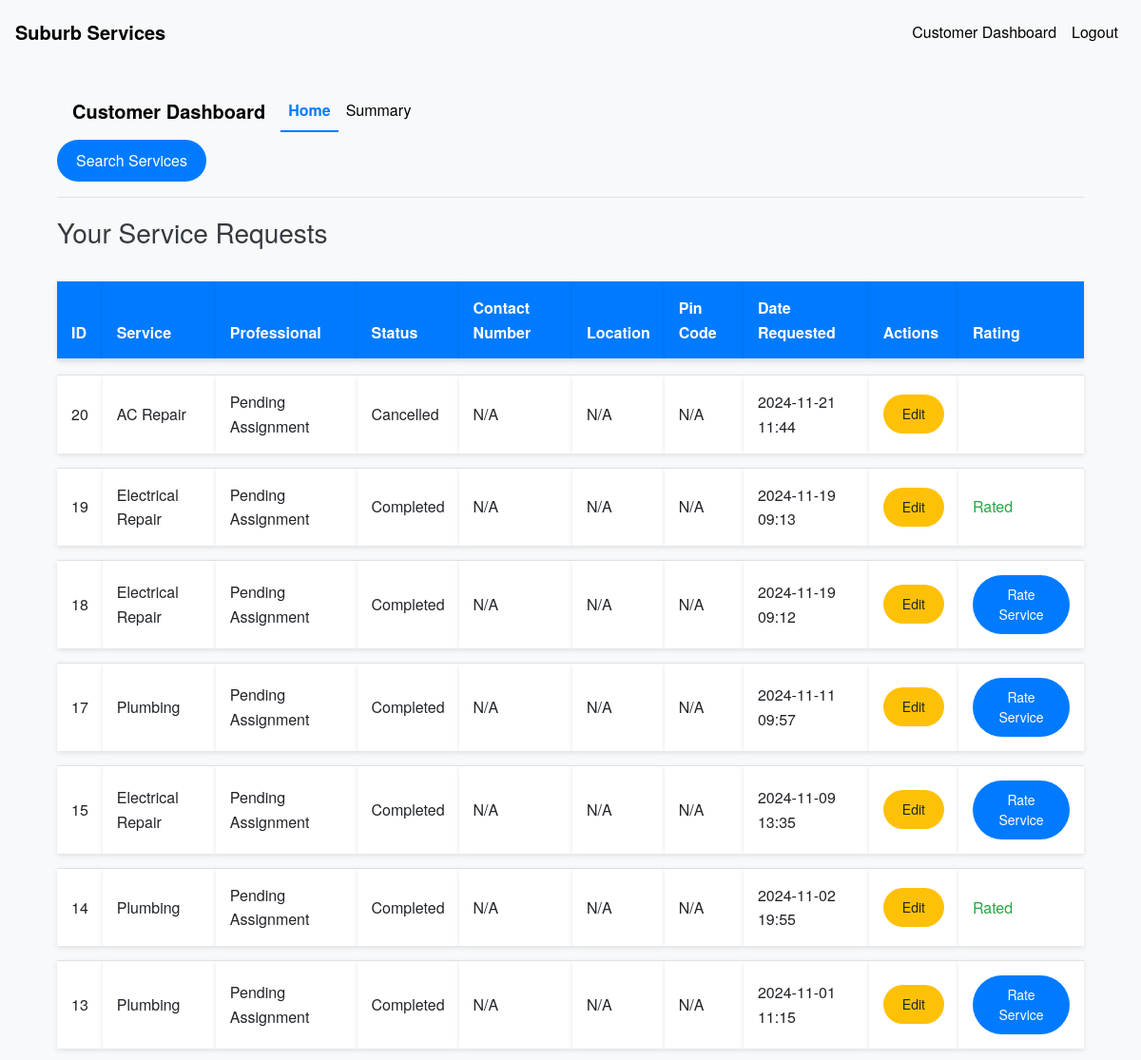
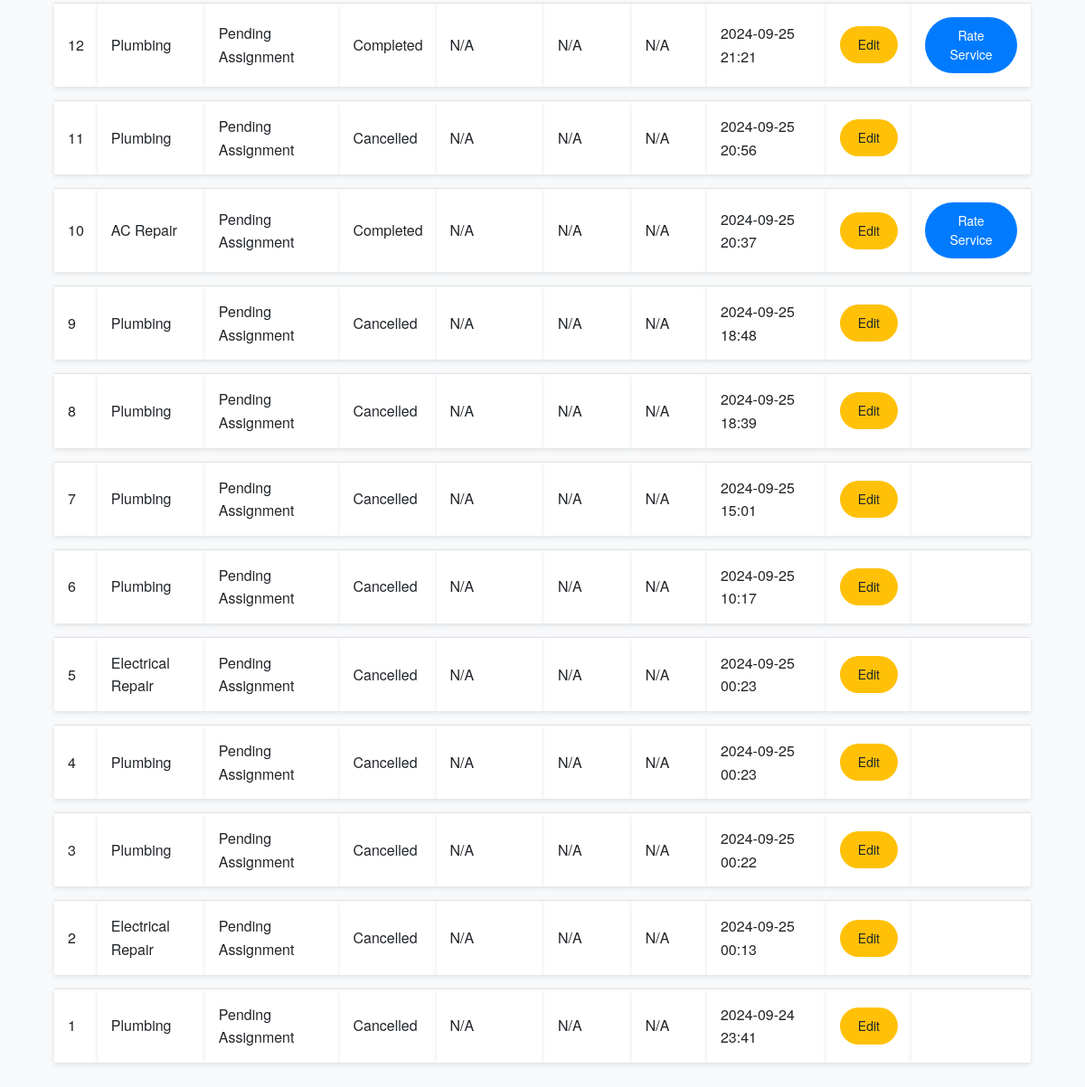
Page /customer/dashboard (signed in) on the earlier database version (2 pictures, top to bottom).
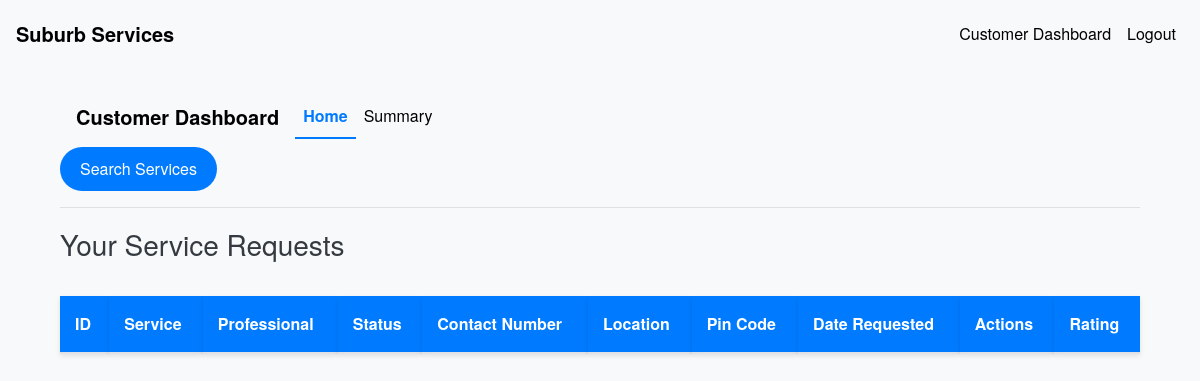
Same page on the later database version.
### models.py (models this page shows, shortened)
class ServiceRequest(db.Model):
    __tablename__ = 'service_requests'
    id = db.Column(db.Integer, primary_key=True)
    service_id = db.Column(db.Integer, db.ForeignKey('services.id'), nullable=False)
    customer_id = db.Column(db.Integer, db.ForeignKey('users.id'), nullable=True)
    professional_id = db.Column(db.Integer, db.ForeignKey('users.id'), nullable=True)
    service_status = db.Column(db.String(20), nullable=False, default='requested')
    service = db.relationship('Service', backref='service_requests')
    date_of_request = db.Column(db.DateTime, default=datetime.utcnow)
    date_of_completion = db.Column(db.DateTime)
    remarks = db.Column(db.Text)
    rating = db.Column(db.Integer)

class Service(db.Model):
    __tablename__ = 'services'
    id = db.Column(db.Integer, nullable =False, primary_key=True)
    name = db.Column(db.String(100), nullable=False)
    base_price = db.Column(db.Float, nullable=False)
    time_required = db.Column(db.Integer, nullable=False)
    description = db.Column(db.Text)

### routes.py (the view)
@app.route('/customer/dashboard')
@login_required
def customer_dashboard():
    if current_user.role != 'customer':
        flash('Access denied.')
        return redirect(url_for('index'))
    service_requests = ServiceRequest.query.filter_by(customer_id=current_user.id).order_by(ServiceRequest.id.desc()).all()
    for request in service_requests:
        if request.professional_id:
            request.professional = User.query.get(request.professional_id)
    return render_template('customer_dashboard.html', service_requests=service_requests)

### app.py (called while the page is built)
@login_manager.user_loader
def load_user(user_id):
    return User.query.get(int(user_id))

### templates/customer_dashboard.html (shortened to what this page needs)
{% extends 'base.html' %}
{% block content %}
<div class="container mt-4">
    <nav class="navbar navbar-expand-lg navbar-light bg-light">
        <a class="navbar-brand" href="{{ url_for('customer_dashboard') }}">Customer Dashboard</a>
        <div class="collapse navbar-collapse" id="navbarNav">
            <ul class="navbar-nav">
                <li class="nav-item {% if request.endpoint == 'customer_dashboard' %}active{% endif %}">
                    <a class="nav-link" href="{{ url_for('customer_dashboard') }}">Home</a>
                </li>
                <li class="nav-item {% if request.endpoint == 'customer_summary' %}active{% endif %}">
                    <a class="nav-link" href="{{ url_for('customer_summary') }}">Summary</a>
                </li>
            </ul>
        </div>
    </nav>
    <p>
        <a href="{{ url_for('search_services') }}" class="btn btn-primary">Search Services</a>
    </p>
    <hr>
    <h3>Your Service Requests</h3>
    <table class="table table-striped">
        <thead>
            <tr>
                <th>ID</th>
                <th>Service</th>
                <th>Professional</th>
                <th>Status</th>
                <th>Contact Number</th>
                <th>Location</th>
                <th>Pin Code</th>
                <th>Date Requested</th>
                <th>Actions</th>
                <th>Rating</th>
            </tr>
        </thead>
        <tbody>
            {% for request in service_requests %}
            <tr>
                <td>{{ request.id }}</td>
                <td>{{ request.service.name }}</td>
                <td>
                    {% if request.professional %}
                    {{ request.professional.username }}
                    {% else %}
                    Pending Assignment
                    {% endif %}
                </td>
                <td>{{ request.service_status.capitalize() }}</td>
                <td>
                    {% if request.professional %}
                        {{ request.professional.contact_number }}
                    {% else %}
                        N/A
                    {% endif %}
                </td>
                <td>
                    {% if request.professional %}
                        {{ request.professional.location }}
                    {% else %}
                        N/A
                    {% endif %}
                </td>
                <td>
                    {% if request.professional %}
                        {{ request.professional.pin_code }}
                    {% else %}
                        N/A
                    {% endif %}
                </td>
                <td>{{ request.date_of_request.strftime('%Y-%m-%d %H:%M') }}</td>
                <td>
                    <button class="btn btn-sm btn-warning" data-toggle="modal" data-target="#editRequestModal{{ request.id }}">Edit</button>
                </td>
                <td>
                    {% if request.service_status == 'completed' %}
                        {% if request.rating %}
                            <span class="text-success">Rated</span>
                        {% else %}
                            <button class="btn btn-primary btn-sm" data-toggle="modal" data-target="#rateModal{{ request.id }}">Rate Service</button>
                        {% endif %}
                    {% endif %}
                </td>
            </tr>
            {% endfor %}
        </tbody>
    </table>
</div>
{% endblock %}

### templates/base.html (shortened to what this page needs)
<!DOCTYPE html>
<html lang="en">
<head>
    <link rel="stylesheet" href="https://stackpath.bootstrapcdn.com/bootstrap/4.5.0/css/bootstrap.min.css">
    <link rel="stylesheet" href="{{ url_for('static', filename='css/styles.css') }}">
</head>
<body>
    <nav class="navbar navbar-expand-lg navbar-light bg-light">
        <a class="navbar-brand" href="{{ url_for('index') }}">Suburb Services</a>
        {% if current_user.is_authenticated %}
        <div class="collapse navbar-collapse" id="navbarNav">
            <ul class="navbar-nav ml-auto">
                {% if current_user.role == 'admin' %}
                <li class="nav-item">
                    <a class="nav-link" href="{{ url_for('admin_dashboard') }}">Admin Dashboard</a>
                </li>
                {% elif current_user.role == 'professional' %}
                <li class="nav-item">
                    <a class="nav-link" href="{{ url_for('professional_dashboard') }}">Professional Dashboard</a>
                </li>
                {% elif current_user.role == 'customer' %}
                <li class="nav-item">
                    <a class="nav-link" href="{{ url_for('customer_dashboard') }}">Customer Dashboard</a>
                </li>
                {% endif %}
                <li class="nav-item">
                    <a class="nav-link" href="{{ url_for('logout') }}">Logout</a>
                </li>
            </ul>
        </div>
        {% endif %}
    </nav>
    <div class="container mt-4">
        {% block content %}{% endblock %}
    </div>
</body>
</html>

### static/css/styles.css (style rules this page uses)
body { padding-top: 5px; font-family: 'Helvetica Neue', Arial, sans-serif; background-color: #f8f9fa; color: #343a40; line-height: 1.6; }
.navbar { background-color: #343a40; }
.navbar-brand { font-weight: bold; color: #000000 !important; }
.nav-link { color: #000000 !important; }
.nav-item.active .nav-link { color: #007bff !important; font-weight: bold; border-bottom: 2px solid #007bff; }
.table { margin-top: 20px; border-collapse: separate; border-spacing: 0 15px; }
.table th, .table td { vertical-align: middle; background-color: #ffffff; border: none; padding: 15px; box-shadow: 0 2px 5px rgba(0, 0, 0, 0.1); }
.table th { background-color: #007bff; color: #ffffff; font-weight: bold; }
.btn { border-radius: 50px; padding: 10px 20px; transition: background-color 0.3s ease, color 0.3s ease; }
.btn-primary { background-color: #007bff; border: none; }
h1, h2, h3, h4, h5, h6 { font-weight: 300; margin-top: 20px; margin-bottom: 10px; }
.container { margin-top: 50px; }

Differences in the rows shown:
removed ServiceRequest: id "20", service.name "AC Repair", service_status "Cancelled", date_of_request "2024-11-21 11:44"
removed ServiceRequest: id "19", service.name "Electrical Repair", service_status "Completed", date_of_request "2024-11-19 09:13", rating "Rated"
removed ServiceRequest: id "18", service.name "Electrical Repair", service_status "Completed", date_of_request "2024-11-19 09:12"
removed ServiceRequest: id "17", service.name "Plumbing", service_status "Completed", date_of_request "2024-11-11 09:57"
removed ServiceRequest: id "15", service.name "Electrical Repair", service_status "Completed", date_of_request "2024-11-09 13:35"
removed ServiceRequest: id "14", service.name "Plumbing", service_status "Completed", date_of_request "2024-11-02 19:55", rating "Rated"
removed ServiceRequest: id "13", service.name "Plumbing", service_status "Completed", date_of_request "2024-11-01 11:15"
removed ServiceRequest: id "12", service.name "Plumbing", service_status "Completed", date_of_request "2024-09-25 21:21"
removed ServiceRequest: id "11", service.name "Plumbing", service_status "Cancelled", date_of_request "2024-09-25 20:56"
removed ServiceRequest: id "10", service.name "AC Repair", service_status "Completed", date_of_request "2024-09-25 20:37"
removed ServiceRequest: id "9", service.name "Plumbing", service_status "Cancelled", date_of_request "2024-09-25 18:48"
removed ServiceRequest: id "8", service.name "Plumbing", service_status "Cancelled", date_of_request "2024-09-25 18:39"
removed ServiceRequest: id "7", service.name "Plumbing", service_status "Cancelled", date_of_request "2024-09-25 15:01"
removed ServiceRequest: id "6", service.name "Plumbing", service_status "Cancelled", date_of_request "2024-09-25 10:17"
removed ServiceRequest: id "5", service.name "Electrical Repair", service_status "Cancelled", date_of_request "2024-09-25 00:23"
removed ServiceRequest: id "4", service.name "Plumbing", service_status "Cancelled", date_of_request "2024-09-25 00:23"
removed ServiceRequest: id "3", service.name "Plumbing", service_status "Cancelled", date_of_request "2024-09-25 00:22"
removed ServiceRequest: id "2", service.name "Electrical Repair", service_status "Cancelled", date_of_request "2024-09-25 00:13"
removed ServiceRequest: id "1", service.name "Plumbing", service_status "Cancelled", date_of_request "2024-09-24 23:41"
